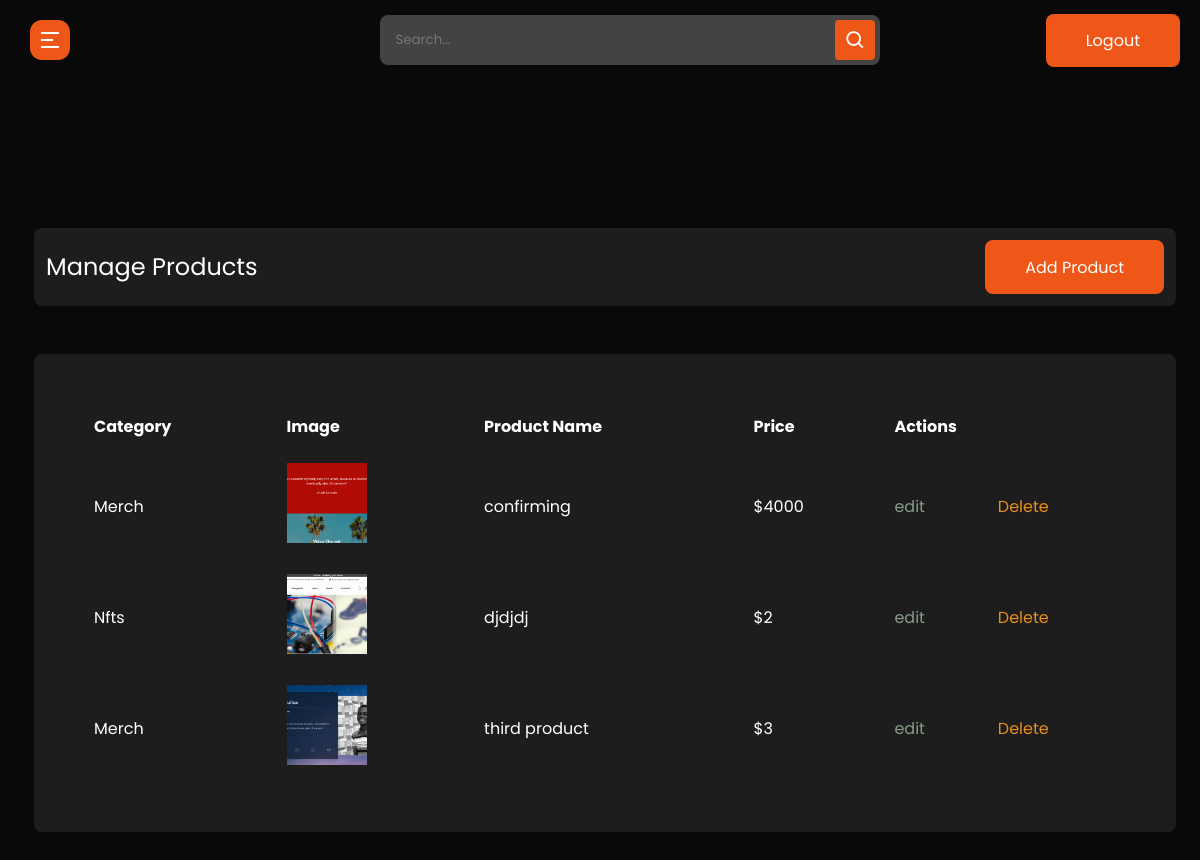
Screenshot of /admin-product (signed in) with the database file from the repository.
### cms/models.py (models this page shows, shortened)
class Product(models.Model):
    id = models.UUIDField(default=uuid.uuid4, unique=True, primary_key=True, editable=False)
    product_category = models.ForeignKey(ProductCategory, on_delete=models.CASCADE)
    product_name = models.TextField(null=True, blank=True)
    product_link = models.TextField(null=True, blank=True)
    price = models.IntegerField(default=0)
    featured_image = models.ImageField(null=True, blank=True, default="default.png", upload_to="product_images/")

class ProductCategory(models.Model):
    name = models.CharField(max_length=150, blank=True)
    def __str__(self):
        return self.name

### cms/decorators.py (the view)
        def wrapper_func(request, *args, **kwargs):
            group = None
            if request.user.groups.exists():
                group = request.user.groups.all()[0].name
            if group in allowed_roles:
                return view_func(request, *args, **kwargs)
            else:
                return redirect("unauthorized-page")

### cms/views.py (called while the page is built)
@login_required(login_url='admin-login')
@allowed_user(allowed_roles=['admin'])
@admin_only
def admin_product(request):
    template_name = 'cms/admin-store/index.html'
    products = Product.objects.all()
    context = {'products':products}
    return render(request, template_name, context)

### cms/templates/cms/admin-store/index.html
{% extends 'admin_base.html' %}
{% load static %}
{% block content %}
  <section class="panel-section" style=margin-top:-700px>
    <div class="panel-content">
      <div class="page-wrapper admin-wrapper">
          <section class="alt-nav">
              <h4>Manage Products</h4>
              <a href="{% url 'create-product' %}" class="btn">Add Product</a>
          </section>
        <section class="trade-table store-table">
          <table>
            <thead>
              <tr>
                <th scope="col">Category</th>
                <th scope="col">Image</th>
                <th scope="col">Product Name</th>
                <th scope="col">Price</th>
                <th scope="col" colspan="3">Actions</th>
              </tr>
            </thead>
            <tbody>
            {% for product in products %}
              <tr>
                <td data-label="S/N">{{product.product_category}}</td>
                <td data-label="image"><img src="{{product.featured_image.url}}"></td>
                <td data-label="Product Name">{{product.product_name}}</td>
                <td data-label="Price">${{ product.price}}</td>
                <td data-label="Action"><a href="{% url 'update-product' product.id %}" class="edit">edit</a></td>
                <td>
                    <a style="color: rgb(233, 143, 25);" href="{% url 'delete-product' product.id %}" class="delete">Delete</a></td>
              </tr>
            {% endfor %}
            </tbody>
          </table>
        </section>
      </div>
    </div>
  </section>
{% endblock content %}

### static/css/style.css (style rules this page uses)
html { scroll-behavior: smooth; }
* { margin: 0; padding: 0; -webkit-box-sizing: border-box; box-sizing: border-box; }
body { font-family: "Poppins", sans-serif; background-color: #0A0909; color: #fff; max-width: 1440px; margin: auto; }
.page-wrapper { padding: 0 24px; }
h4 { font-size: clamp(20px, 3vw, 24px); }
h2, h4, h5 { line-height: 1.2; }
a { text-decoration: none; color: #fff; }
.btn { padding: 15px 40px; border: 0px; border-radius: 8px; background-color: #EE5717; font-family: "Poppins", sans-serif; -webkit-transition: 0.3s; transition: 0.3s; height: 54px; width: auto; }
a.btn { text-decoration: none; color: #fff; }
.trade-table { width: 90%; background-color: #1D1D1D; margin: auto; margin-top: 48px; border-radius: 8px; padding: 48px; }
.trade-table table { border-collapse: collapse; width: 100%; }
.trade-table table thead { font-weight: 500; }
.trade-table table td, .trade-table table th { text-align: left; padding: 12px; }
.trade-table table th { background-color: #1D1D1D; }
.trade-table table tr:nth-child(even) { background-color: #333333; border-radius: 8px; }

### static/css/admin.css (style rules this page uses)
* { font-family: "Poppins", sans-serif; }
.edit { color: #889c88; -webkit-transition: 0.3s; transition: 0.3s; }
.delete { color: #F83A3A; -webkit-transition: 0.3s; transition: 0.3s; }
.alt-nav { width: 100%; display: -webkit-box; display: -ms-flexbox; display: flex; -webkit-box-pack: justify; -ms-flex-pack: justify; justify-content: space-between; -webkit-box-align: center; -ms-flex-align: center; align-items: center; padding: 12px; background-color: #1D1D1D; border-radius: 8px; margin-top: 24px; }
.alt-nav h4 { font-weight: 400; }
.trade-table { width: 100%; }
.trade-table thead { font-weight: normal; }
.trade-table tbody { font-weight: 400; }
.store-table img { width: 80px; height: 80px; -o-object-fit: cover; object-fit: cover; -o-object-position: center; object-position: center; }
.store-table table thead tr { background-color: #1E1E1E; }
.store-table table tr:nth-child(even) { background-color: unset; }

### static/css/sidebar.css (style rules this page uses)
.panel-section { position: relative; min-height: 100vh; width: calc(100% - 240px); left: 240px; transition: all 0.5s ease; }
.panel-section .panel-content { position: relative; padding-top: 104px; }
@media (max-width: 1240px) { .panel-section { width: calc(100% - 10px); left: 10px; } }

### rows the page displays
Product: product_category "Merch", featured_image (picture), product_name "confirming", price "4000"
Product: product_category "Nfts", featured_image (picture), product_name "djdjdj", price "2"
Product: product_category "Merch", featured_image (picture), product_name "third product", price "3"
